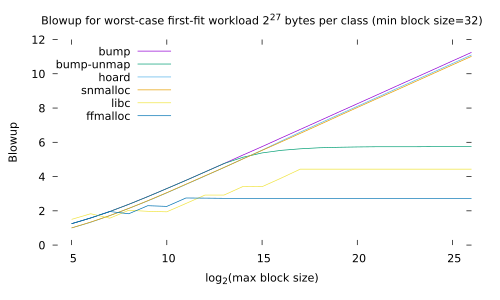

Write the gnuplot code that produced this figure.
#!/usr/bin/gnuplot -persist
#
#    
#    	G N U P L O T
#    	Version 5.4 patchlevel 2    last modified 2021-06-01 
#    
#    	Copyright (C) 1986-1993, 1998, 2004, 2007-2021
#    	Thomas Williams, Colin Kelley and many others
#    
#    	gnuplot home:     http://www.gnuplot.info
#    	faq, bugs, etc:   type "help FAQ"
#    	immediate help:   type "help"  (plot window: hit 'h')
set terminal pdfcairo  transparent enhanced fontscale 0.5 size 5.00in, 3.00in 
set output 'ffworst-2to27.pdf'
unset clip points
set clip one
unset clip two
unset clip radial
set errorbars front 1.000000 
unset border
set zdata 
set ydata 
set xdata 
set y2data 
set x2data 
set boxwidth
set boxdepth 0
set style fill  empty border
set style rectangle back fc  bgnd fillstyle   solid 1.00 border lt -1
set style circle radius graph 0.02 
set style ellipse size graph 0.05, 0.03 angle 0 units xy
set dummy x, y
set format x "% h" 
set format y "% h" 
set format x2 "% h" 
set format y2 "% h" 
set format z "% h" 
set format cb "% h" 
set format r "% h" 
set ttics format "% h"
set timefmt "%d/%m/%y,%H:%M"
set angles radians
set tics back
unset grid
unset raxis
set theta counterclockwise right
set style parallel front  lt black linewidth 2.000 dashtype solid
set key on
set key fixed left top vertical Right noreverse enhanced autotitle nobox
set key noinvert samplen 4 spacing 1 width 0 height 0 
set key maxcolumns 0 maxrows 0
set key noopaque
unset label
unset arrow
unset style line
unset style arrow
set style histogram clustered gap 2 title textcolor lt -1
unset object
unset walls
set style textbox  transparent margins  1.0,  1.0 border  lt -1 linewidth  1.0
set offsets 0, 0, 0, 0
set pointsize 1
set pointintervalbox 1
set encoding default
unset polar
unset parametric
unset spiderplot
unset decimalsign
unset micro
unset minussign
set view 60, 30, 1, 1
set view azimuth 0
set rgbmax 255
set samples 100, 100
set isosamples 10, 10
set surface 
unset contour
set cntrlabel  format '%8.3g' font '' start 5 interval 20
set mapping cartesian
set datafile separator whitespace
set datafile nocolumnheaders
unset hidden3d
set cntrparam order 4
set cntrparam linear
set cntrparam levels 5
set cntrparam levels auto
set cntrparam firstlinetype 0 unsorted
set cntrparam points 5
set size ratio 0 1,1
set origin 0,0
set style data points
set style function lines
unset xzeroaxis
unset yzeroaxis
unset zzeroaxis
unset x2zeroaxis
unset y2zeroaxis
set xyplane relative 0.5
set tics scale  1, 0.5, 1, 1, 1
set mxtics default
set mytics default
set mztics default
set mx2tics default
set my2tics default
set mcbtics default
set mrtics default
set nomttics
set xtics border in scale 1,0.5 mirror norotate  autojustify
set xtics  norangelimit autofreq 
set ytics border in scale 1,0.5 mirror norotate  autojustify
set ytics  norangelimit autofreq 
set ztics border in scale 1,0.5 nomirror norotate  autojustify
set ztics  norangelimit autofreq 
unset x2tics
unset y2tics
set cbtics border in scale 1,0.5 mirror norotate  autojustify
set cbtics  norangelimit autofreq 
set rtics axis in scale 1,0.5 nomirror norotate  autojustify
set rtics  norangelimit autofreq 
unset ttics
set title "Blowup for worst-case first-fit workload 2^{27} bytes per class (min block size=32)" 
set title  font "" textcolor lt -1 norotate
set timestamp bottom 
set timestamp "" 
set timestamp  font "" textcolor lt -1 norotate
set trange [ * : * ] noreverse nowriteback
set urange [ * : * ] noreverse nowriteback
set vrange [ * : * ] noreverse nowriteback
set xlabel "log_2(max block size)" 
set xlabel  font "" textcolor lt -1 norotate
set x2label "" 
set x2label  font "" textcolor lt -1 norotate
set xrange [ 4 : 26 ] noreverse writeback
set x2range [ * : * ] noreverse writeback
set ylabel "Blowup" 
set ylabel  font "" textcolor lt -1 rotate
set y2label "" 
set y2label  font "" textcolor lt -1 rotate
set yrange [ * : * ] noreverse writeback
set y2range [ * : * ] noreverse writeback
set zlabel "" 
set zlabel  font "" textcolor lt -1 norotate
set zrange [ * : * ] noreverse writeback
set cblabel "" 
set cblabel  font "" textcolor lt -1 rotate
set cbrange [ * : * ] noreverse writeback
set rlabel "" 
set rlabel  font "" textcolor lt -1 norotate
set rrange [ * : * ] noreverse writeback
unset logscale
unset jitter
set zero 1e-08
set lmargin  -1
set bmargin  -1
set rmargin  -1
set tmargin  -1
set locale "en_US.UTF-8"
set pm3d explicit at s
set pm3d scansautomatic
set pm3d interpolate 1,1 flush begin noftriangles noborder corners2color mean
set pm3d clip z 
set pm3d nolighting
set palette positive nops_allcF maxcolors 0 gamma 1.5 color model RGB 
set palette rgbformulae 7, 5, 15
set colorbox default
set colorbox vertical origin screen 0.9, 0.2 size screen 0.05, 0.6 front  noinvert bdefault
set style boxplot candles range  1.50 outliers pt 7 separation 1 labels auto unsorted
set loadpath 
set fontpath
set psdir
set fit brief errorvariables nocovariancevariables errorscaling prescale nowrap v5
GNUTERM = "wxt"
I = {0.0, 1.0}
VoxelDistance = 0.0
plot \
 "ffworst-bump-2to27.data" using (log($1)/log(2)):($3) with lines title "bump", \
 "ffworst-bunmap-2to27.data" using (log($1)/log(2)):($3) with lines title "bump-unmap", \
 "ffworst-hoard-2to27.data" using (log($1)/log(2)):($3) with lines title "hoard", \
 "ffworst-snmalloc-2to27.data" using (log($1)/log(2)):($3) with lines title "snmalloc", \
 "ffworst-glibc-2to27.data" using (log($1)/log(2)):($3) with lines title "libc", \
 "ffworst-ffmalloc-2to27.data" using (log($1)/log(2)):($3) with lines title "ffmalloc"

#    EOF
